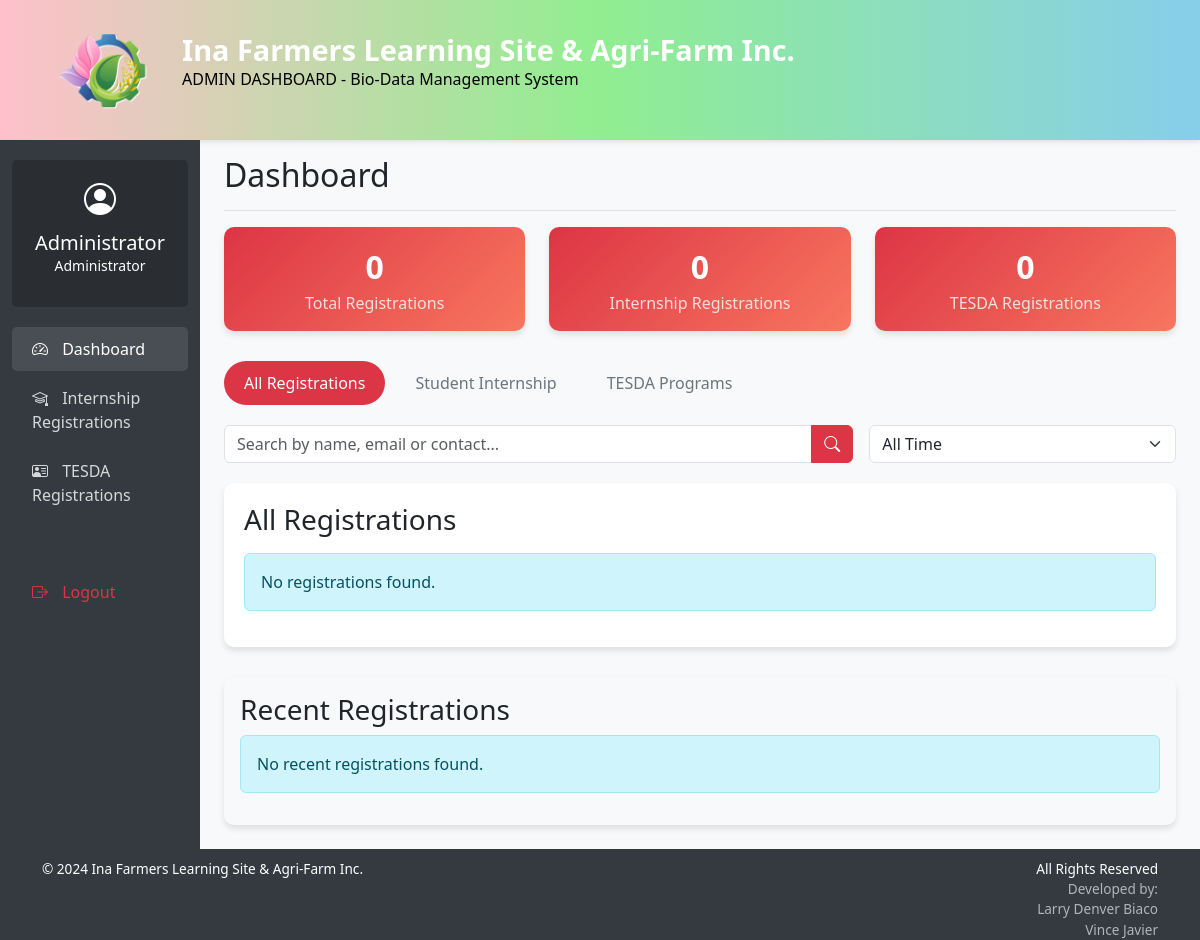
Page /admin/admin_dashboard.php (signed in) on the earlier database version.
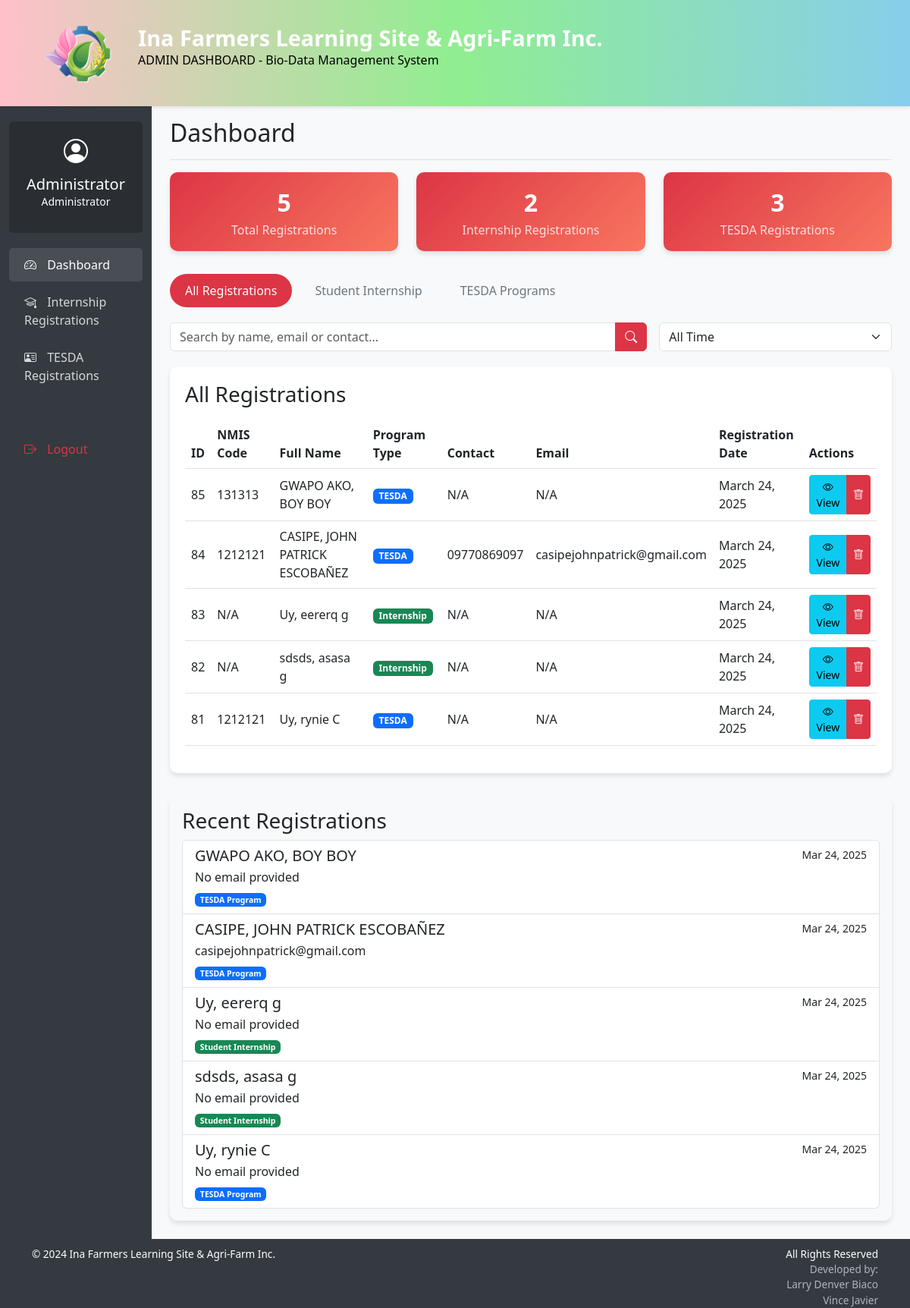
Same page on the later database version.
### tables this page shows
CREATE TABLE `users` (
  `id` int(11) NOT NULL,
  `nmis_code` varchar(20) DEFAULT NULL,
  `nmis_entry` int(255) DEFAULT NULL,
  `lastname` varchar(50) DEFAULT NULL,
  `firstname` varchar(50) DEFAULT NULL,
  `middlename` varchar(50) DEFAULT NULL,
  `address_street` varchar(100) DEFAULT NULL,
  `address_barangay` varchar(100) DEFAULT NULL,
  `address_district` varchar(255) DEFAULT NULL,
  `address_city` varchar(100) DEFAULT NULL,
  `address_province` varchar(100) DEFAULT NULL,
  `address_region` varchar(10) DEFAULT NULL,
  `address_zip` varchar(10) DEFAULT NULL,
  `address_boxNo` varchar(255) DEFAULT NULL,
  `sex` enum('Male','Female') DEFAULT NULL,
  `civil_status` enum('Single','Married','Widowed','Separated') DEFAULT NULL,
  `contact_number` varchar(20) DEFAULT NULL,
  `tel_number` varchar(255) DEFAULT NULL,
  `email` varchar(100) DEFAULT NULL,
  `fax_number` varchar(255) DEFAULT NULL,
  `other_contact` varchar(255) DEFAULT NULL,
  `fax` varchar(255) DEFAULT NULL,
  `employment_type` enum('Employed','Self-employed','Unemployed') DEFAULT NULL,
  `employment_status` enum('Probationary','Regular','Permanent','Contractual','Temporary') DEFAULT NULL,
  `birthdate` date DEFAULT NULL,
  `birth_place` varchar(100) DEFAULT NULL,
  `citizenship` varchar(50) DEFAULT NULL,
  `religion` varchar(50) DEFAULT NULL,
  `height` decimal(5,2) DEFAULT NULL,
  `weight` decimal(5,2) DEFAULT NULL,
  `blood_type` varchar(5) DEFAULT NULL,
  `sss_no` varchar(20) DEFAULT NULL,
  `gsis_no` varchar(20) DEFAULT NULL,
  `tin_no` varchar(20) DEFAULT NULL,
  `distinguish_marks` varchar(255) DEFAULT NULL,
  `created_at` timestamp NOT NULL DEFAULT current_timestamp(),
  `program_type` enum('internship','tesda') DEFAULT NULL
);

### admin/admin_dashboard.php (the view, shortened to what the rows shown need)
<?php
require_once __DIR__ . '/../connections/config.php';
$viewType = isset($_GET['view']) ? $_GET['view'] : 'all';
$recordsPerPage = 10;
$page = isset($_GET['page']) ? (int)$_GET['page'] : 1;
$offset = ($page - 1) * $recordsPerPage;
try {
    $pdo = new PDO("mysql:host=$host;dbname=$dbname", $username, $password);
    $pdo->setAttribute(PDO::ATTR_ERRMODE, PDO::ERRMODE_EXCEPTION);
    $stmt = $pdo->query("SELECT id, lastname, firstname, middlename, program_type, employment_status, contact_number,
                         email, created_at, DATE_FORMAT(created_at, '%M %d, %Y') AS formatted_date
                         FROM users ORDER BY created_at DESC LIMIT 5");
    $recentRegistrations = $stmt->fetchAll(PDO::FETCH_ASSOC);
    $query = "SELECT id, nmis_code, lastname, firstname, middlename, program_type, employment_status, contact_number,
              email, created_at, DATE_FORMAT(created_at, '%M %d, %Y') AS formatted_date
              FROM users WHERE 1=1";
    $query .= " ORDER BY created_at DESC LIMIT :offset, :limit";
    $stmt = $pdo->prepare($query);
    $stmt->bindValue(':offset', $offset, PDO::PARAM_INT);
    $stmt->bindValue(':limit', $recordsPerPage, PDO::PARAM_INT);
    $stmt->execute();
    $registrations = $stmt->fetchAll(PDO::FETCH_ASSOC);
} catch(PDOException $e) {
    $message = "Database error: " . $e->getMessage();
}
?>
<!DOCTYPE html>
<html lang="en">
<head>
    <link href="https://cdn.jsdelivr.net/npm/bootstrap@5.3.0/dist/css/bootstrap.min.css" rel="stylesheet">
    <link rel="stylesheet" href="https://cdn.jsdelivr.net/npm/bootstrap-icons@1.11.1/font/bootstrap-icons.css">
</head>
<body>
    <div class="header">
        <div class="container">
            <div class="logo-container">
                <div class="title-container">
                    <h1>Ina Farmers Learning Site & Agri-Farm Inc.</h1>
                </div>
            </div>
        </div>
    </div>
    <div class="container-fluid">
        <div class="row">
            <main class="col-md-9 ms-sm-auto col-lg-10 px-md-4">
                <div class="d-flex justify-content-between flex-wrap flex-md-nowrap align-items-center pt-3 pb-2 mb-3 border-bottom">
                    <h1 class="h2">Dashboard</h1>
                </div>
                <div class="table-container">
                    <?php if (empty($registrations)): ?>
                        <div class="alert alert-info">No registrations found.</div>
                    <?php else: ?>
                        <div class="table-responsive">
                            <table class="table table-hover align-middle">
                                <thead>
                                    <tr>
                                        <th>ID</th>
                                        <?php if ($viewType == 'tesda' || $viewType == 'all'): ?>
                                        <th>NMIS Code</th>
                                        <?php endif; ?>
                                        <th>Full Name</th>
                                        <th>Program Type</th>
                                        <th>Contact</th>
                                        <th>Email</th>
                                        <th>Registration Date</th>
                                        <th>Actions</th>
                                    </tr>
                                </thead>
                                <tbody>
                                    <?php foreach ($registrations as $reg): ?>
                                    <tr>
                                        <td><?php echo $reg['id']; ?></td>
                                        <?php if ($viewType == 'tesda' || $viewType == 'all'): ?>
                                        <td><?php echo htmlspecialchars($reg['nmis_code'] ?: 'N/A'); ?></td>
                                        <?php endif; ?>
                                        <td><?php echo htmlspecialchars($reg['lastname'] . ', ' . $reg['firstname'] . ' ' . $reg['middlename']); ?></td>
                                        <td>
                                            <?php if ($reg['program_type'] == 'internship'): ?>
                                                <span class="badge bg-success">Internship</span>
                                            <?php else: ?>
                                                <span class="badge bg-primary">TESDA</span>
                                            <?php endif; ?>
                                        </td>
                                        <td><?php echo htmlspecialchars($reg['contact_number'] ?: 'N/A'); ?></td>
                                        <td><?php echo htmlspecialchars($reg['email'] ?: 'N/A'); ?></td>
                                        <td><?php echo $reg['formatted_date']; ?></td>
                                        <td>
                                            <div class="btn-group">
                                                <?php if ($reg['program_type'] == 'internship'): ?>
                                                <a href="internship_view.php?id=<?php echo $reg['id']; ?>" class="btn btn-sm btn-info">
                                                    <i class="bi bi-eye"></i> View
                                                </a>
                                                <?php else: ?>
                                                <a href="view.php?id=<?php echo $reg['id']; ?>" class="btn btn-sm btn-info">
                                                    <i class="bi bi-eye"></i> View
                                                </a>
                                                <?php endif; ?>
                                                <button type="button" class="btn btn-sm btn-danger" data-bs-toggle="modal" data-bs-target="#deleteModal<?php echo $reg['id']; ?>">
                                                    <i class="bi bi-trash"></i>
                                                </button>
                                            </div>
                                        </td>
                                    </tr>
                                    <?php endforeach; ?>
                                </tbody>
                            </table>
                        </div>
                    <?php endif; ?>
                </div>
                <div class="row mb-4">
                    <div class="col-md-12">
                        <div class="dashboard-card p-3">
                            <div class="list-group">
                                <?php if (empty($recentRegistrations)): ?>
                                    <div class="alert alert-info">No recent registrations found.</div>
                                <?php else: ?>
                                    <?php foreach ($recentRegistrations as $recent): ?>
                                    <a href="<?php echo ($recent['program_type'] == 'internship') ? 'internship_view.php?id=' : 'view.php?id='; ?><?php echo $recent['id']; ?>" class="list-group-item list-group-item-action">
                                        <div class="d-flex w-100 justify-content-between">
                                            <h5 class="mb-1"><?php echo htmlspecialchars($recent['lastname'] . ', ' . $recent['firstname'] . ' ' . $recent['middlename']); ?></h5>
                                            <small><?php echo date('M d, Y', strtotime($recent['created_at'])); ?></small>
                                        </div>
                                        <p class="mb-1"><?php echo htmlspecialchars($recent['email'] ?: 'No email provided'); ?></p>
                                        <small>
                                            <?php if ($recent['program_type'] == 'internship'): ?>
                                                <span class="badge bg-success">Student Internship</span>
                                            <?php else: ?>
                                                <span class="badge bg-primary">TESDA Program</span>
                                            <?php endif; ?>
                                        </small>
                                    </a>
                                    <?php endforeach; ?>
                                <?php endif; ?>
                            </div>
                        </div>
                    </div>
                </div>
            </main>
        </div>
    </div>
</body>
</html>

Differences in the rows shown:
added users: id "85", nmis_code "131313", lastname+firstname+middlename "GWAPO AKO, BOY BOY", program_type "TESDA", contact_number "N/A", email "N/A", formatted_date "March 24, 2025", created_at "Mar 24, 2025", email "No email provided"
added users: id "84", nmis_code "1212121", lastname+firstname+middlename "CASIPE, JOHN PATRICK ESCOBAÑEZ", program_type "TESDA", contact_number "09770869097", email "casipejohnpatrick@gmail.com", formatted_date "March 24, 2025", created_at "Mar 24, 2025"
added users: id "83", nmis_code "N/A", lastname+firstname+middlename "Uy, eererq g", program_type "Internship", contact_number "N/A", email "N/A", formatted_date "March 24, 2025", created_at "Mar 24, 2025", email "No email provided"
added users: id "82", nmis_code "N/A", lastname+firstname+middlename "sdsds, asasa g", program_type "Internship", contact_number "N/A", email "N/A", formatted_date "March 24, 2025", created_at "Mar 24, 2025", email "No email provided"
added users: id "81", nmis_code "1212121", lastname+firstname+middlename "Uy, rynie C", program_type "TESDA", contact_number "N/A", email "N/A", formatted_date "March 24, 2025", created_at "Mar 24, 2025", email "No email provided"
Other differences:
$totalInternships + $totalTesda: "0" → "5"
$totalInternships: "0" → "2"
$totalTesda: "0" → "3"
text no longer shown: "No registrations found. No recent registrations found."
text now shown: "ID NMIS Code Full Name Program Type Contact Email Registration Date Actions"
